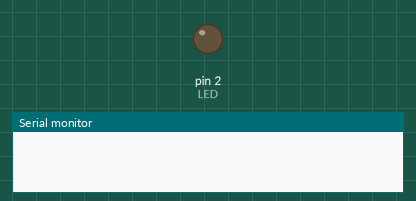
The sketch below on a simulated Arduino Uno, built with avr-gcc and run on an emulated ATmega328P. Parts: output pins drawn as LEDs (lit = HIGH), the last lines printed to the serial monitor. Storage starts empty.

Above: at 0.1 s.
At 1.5 s:
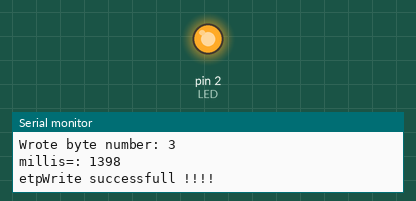
Timing chart, 0 to 3.0 s (numbered marks = the images above):
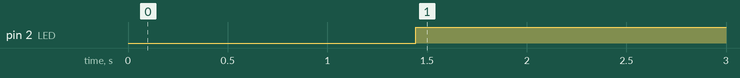

The sketch:

Module_ETP_ErrorToleranceSD.ino
```cpp
/*
Lesen: Ermitteln der gespeicherten Entfernung.
Es gibt immer eine Datei, in der der aktulle Wert zu finden ist. Der Datename ist eine Zahl,
sie hat die Endung ".ok" ( Fehlt die Datei beim ersten Ausführen, so wird sie später angelegt).
Es wird berücksichtigt, dass der Schreibvorgang unvollständig bleibt (Spannungsquelle
bricht weg). Die Datei kann dann nicht mehr bearbeitet werden, evtl. ist der Inhalt auf nicht
korrekt. Deshalb erfolgt das Schreiben zweistufig: Zuerst wird die Datei geschrieben, dannach
umbenannt, z.b.: "1" -> "1.ok".
In der Initialisirung wird die letzte ok-Datei gesucht (größter Datename, Z.B. "1.ok")
und der Inhalt ausgelesen. Beim Schreiben wird eine neue Datei mit dem Wert beschrieben ("2"),
und anschließend mit ok versehen ("2.ok"). Im letzten Schritt wird die alte Datei gelöscht ("1.ok").
Da der Prozess in jedem dieser Schritte abbrechen kann, gibt es folgende Endstellungen:
(Es werden immer Dateiname in "" Inhalt in () angegeben und Schreibbarkeit angegeben(W beschreibbar)
X nicht beschreibbar, * Beschreibbarkeit pielt keine Rolle)
Ausgangstellung:
1.ok (4711) W - Datei 1.ok hat Inhalt 4711 und ist beschreibbar

Endstellungen:
a) 1.ok (4711) W - Schreibvorgang für neue Datei konnte nicht gestartet werden
b) 1.ok (4711) W , 2 (4712) * - Neue Datei angelegt aber nicht bestätigt
c) 1.ok (4711) W, 2.ok (4712) X - Neue Datei ok, aber nicht schreibbar
d) 1.ok (4711) W, 2.ok (4712) W - Neue Datei sauber erstellt, alte Date nicht gelöscht
e) 2.ok (4712) W - Neue Datei sauber erstellt, alte Date nicht gelöscht

Setup: Leere SD Karte, FAT-formatiert.
*/
// include the SD library:
#include <SPI.h>
#include <SD.h>

////////////////////////////////////////////////////////
// GPIO 0 ..6 definition
////////////////////////////////////////////////////////
// change this to match your SD shield or module;
const int LED = 2;

////////////////////////////////////////////////////////
// Variable declarations
////////////////////////////////////////////////////////
boolean valueRead;
boolean demoEnd;
long counter;
long counterStart;
boolean error;
long tick;

/******************************************************
  Setup
/******************************************************/
void setup()
{
  sloSetup(true); //Set TRUE for Serial logging, FALSE for no logging
  pinMode(LED, OUTPUT);
  digitalWrite(LED, LOW);

  tick = millis() + 1000;

  int ret = 0;
  etpSetup();
  valueRead = false;
  demoEnd = false;
  error = false;
  counter = 0;
  counterStart = counter;
}
/******************************************************
  Loop
/******************************************************/
void loop(void) {

  if (!error && !demoEnd) {
    // Number of retries to much: Cancel reading and
    // switch to error mode
    if (etpCheckReadRetryOverflow() > 0) {
      error = true;
      sloLogL("millis=" , millis());
      sloLogB("etpCheckReadRetryOverflow: error. Set error", error);
      //     digitalWrite(LED, LOW);
      return;
    }

    // Card reading not finished
    if (!valueRead && millis() > tick)
      // Next try to read from cord
      if (etpReadValue()) {
        sloLogL("millis=" , millis());
        sloLogL("Reading succesful, found value", etpGetDistance());
        valueRead = true;
        //Done. Add stored value to actual counter.
        counter += etpGetDistance();
        counterStart = counter;
      }
      else {
        sloLogL("millis=" , millis());
        sloLogS("Reading not successful");
      }
    // Simulate reed
    if (millis() > tick) {
      counter++;
      tick = millis() + 1000;
    }


    //Simulate End of session / power down
    if (counter > counterStart && valueRead) {
      sloLogL("millis=" , millis());
      sloLogL("Calling etpWrite with", counter );
      int res = etpWrite(counter);
      if (res == 0) {
        sloLogL("millis=" , millis());
        sloLogS("etpWrite successfull !!!!");
        digitalWrite(LED, HIGH);
      } else {
        sloLogL("etpWrite error ", res);
      }
      demoEnd = true;
    }

  }

}

/**********************************************************************/
/**********************************************************************/
/**********************************************************************/
/*                                                                    */
/*        Module SLO - A simple logger                                */
/*                                                                    */
/*  Version 1.0, 11.08.2014                                           */
/**********************************************************************/
/**********************************************************************/
/**********************************************************************/
typedef struct {
  //True, if logging to serial out
  boolean serialSwitch;
} SLO;
SLO slo;
/***********************************************************************
     Initializes the module. Call this in the setup().
************************************************************************/

int sloSetup(boolean serialSwitch) {
  slo.serialSwitch = serialSwitch;
  if (slo.serialSwitch)
    Serial.begin(9600);
}

void sloLogS(String text) {
  if (slo.serialSwitch)
    Serial.println(text);
}

void sloLogL(String text, long value) {
  if (slo.serialSwitch) {
    Serial.print(text + ": ");
    Serial.println(value);
  }
}
void sloLogB(String text, boolean value) {
  if (slo.serialSwitch) {
    Serial.print(text + ": ");
    Serial.println(value);
  }
}
/**********************************************************************/
/**********************************************************************/
/**********************************************************************/
/*                                                                    */
/*        Module ETP - Error Tolerance Persisting to SD Card          */
/*                                                                    */
/*  Version 1.1, 11.08.2014                                           */
/*  There are two files: one with the actual and one with the         */
/*  previous value. Only the new one will be touched. If an error     */
/*  occurs, there is always the oder one as fallback.                 */
/**********************************************************************/
/**********************************************************************/
/**********************************************************************/
typedef struct {
  //TRUE, when SD card connected with SD.begin()
  // (SD.begin() returns TRUE only one time)
  boolean sdBegin;
  long oldDistance;
  int lastFilenumber;
  int nrReadRetries;
} ETP;
ETP etp;

// RFDuino: Chip select is GPIO 6
const int ETP_GPIO_CHIP_SELECT = 6;

// Card error occured
const int ETP_ERROR_NR_READ_RETRIES = 1;
const int ETP_ERROR_WRITING = 2;
const int ETP_ERROR_MAX_FILE_NR_REACHED = 5;

//How often card reading can tried
const int ETP_MAX_NR_READ_RETRIES = 3;

//Biggest supported file number
const int ETP_MAX_FILE_NR = 10;

const long ETP_NULL = -1;

String etpErrorToString(int error) {
  if (error == ETP_ERROR_NR_READ_RETRIES)
    return "ETP_ERROR_NR_READ_RETRIES";

  if (error == ETP_ERROR_WRITING)
    return "ETP_ERROR_WRITING";

  if (error == ETP_ERROR_MAX_FILE_NR_REACHED)
    return "ETP_ERROR_MAX_FILE_NR_REACHED";

  return "ERROR_UNKNOWN";

}

/**********************************************************************
   Returns value from file or, if not read, 0.
***********************************************************************/
long etpGetDistance() {
  return etp.oldDistance;
}

/**********************************************************************
  Checks, if file exists and removes it. Availability of SD Card
  will not be checked.
  Returns true, if file doesn't exists (anymore), otherwise false;
***********************************************************************/
boolean etpPrepareFileForCreating(char * cfName) {

  // File exist
  if (SD.exists(cfName)) {
    SD.remove(cfName);
    if (!SD.exists(cfName)) {
      //Yeah! Let's take this filename
      return true;
    }
  }
  else {
    //Yeah! Let's take this filename
    return true;
  }
  // File exists and could not be removed.
  return false;
}

/**********************************************************************
  Writes actual distance to file. Return 0 if successfull or otherwise
  error code ETP_ERROR_WRITE.
***********************************************************************/
int etpWrite(long value) {

  boolean goOn;
  int fNr;
  String fName;
  char cfName[11];
  File myFile;
  String strValue = String(value);
  byte bytes = 0;

  sloLogL("etpWrite() with value", value);


  goOn = true;
  fNr = 0;

  //Search for free filename. Remove existing but not actual files.
  while (goOn) {

    //avoid overflow
    if (fNr >= ETP_MAX_FILE_NR)
    {
      sloLogS("Cancel with ETP_ERROR_MAX_FILE_NR_REACHED");
      return ETP_ERROR_MAX_FILE_NR_REACHED;
    }

    // File to search("1", "2", "3" etc.)
    fNr++;

    //Skip file of etp.oldDistance
    if (fNr == etp.lastFilenumber) {
      fNr++;
      sloLogL("Skip old file nr", fNr);
    }

    sloLogL("Search file nr", fNr);

    //First try: nok-File
    fName = String(fNr);
    fName.toCharArray(cfName, 11);

    if (etpPrepareFileForCreating(cfName))
    {
      sloLogS("free file place " + fName);
      //Let's try ok-File
      fName = String(fNr) + ".ok";
      fName.toCharArray(cfName, 11);
      if (etpPrepareFileForCreating(cfName)) {
        sloLogS("free file place, end while: " + fName);
        goOn = false;
      } else {
        sloLogS("file exists: " + fName);
      }
    } else {
      sloLogS("file exists: " + fName);
    }
  }

  //Now we have found a not existing filename
  myFile = SD.open(cfName, FILE_WRITE);
  if (myFile) {
    sloLogS("File opend for writing: " + fName);
    sloLogS("Write value: " + strValue);
    bytes = myFile.println(strValue);
    myFile.close();
    sloLogL("Wrote byte number", bytes);
  }
  else {
    sloLogS("Could not open file for writing. Returning ETP_ERROR_WRITE: " + fName);
    return ETP_ERROR_WRITING;
  }

  return 0;

}

/***********************************************************************
     Initializes the module. Call this in the setup().
************************************************************************/
int etpSetup() {
  //Just initialize the vars
  etp.oldDistance = 0;
  etp.lastFilenumber = 0;
  etp.nrReadRetries = 0;
  etp.sdBegin = false;
}

/***********************************************************************
     Checks if card read may retries. Returns 0 if, retry is possible
     otherwise FALSE. Call this in loop() to device if readValue() may
     be called once again.
************************************************************************/
int etpCheckReadRetryOverflow() {
  if (etp.nrReadRetries >= ETP_MAX_NR_READ_RETRIES)
    return ETP_ERROR_NR_READ_RETRIES;
  else return 0;
}

/***********************************************************************
    Try to read the value by reading all *.ok-files. The file with the
    'high score' wins. Must be called in loop() until TRUE is returned.
    Sets etp.oldDistance and etp.lastFilenumber. Increases read retry
    counter.
************************************************************************/
boolean etpReadValue() {

  sloLogS("etpReadValue()");
  int ret = 0;
  boolean goOn;
  File next;
  int fNr;
  String fName;
  char cfName[11];
  File f;

  // Help vars
  long value1 = ETP_NULL;
  String fName1;

  goOn = true;
  fNr = 0;

  //Increment retry counter (avoid overflow)
  if (etp.nrReadRetries < ETP_MAX_NR_READ_RETRIES)
    etp.nrReadRetries++;

  sloLogL("Nr of retries", etp.nrReadRetries);

  //Card initializtion must be done
  if (!etp.sdBegin) {
    if (!SD.begin(ETP_GPIO_CHIP_SELECT)) {
      sloLogS("SD.begin() false, leave etpReadValue()");
      return false;
    }
    else {
      etp.sdBegin = true;
      sloLogS("SD.begin() true");
    }
  }

  ///////////////////////////////////////////////////////////////
  // Loop directory and try to find last ok file and read its value.
  // Results are: stored value and file name
  // for next storing.
  ///////////////////////////////////////////////////////////////
  sloLogS("Entering while");
  while (goOn) {

    // File to search("1", "2", "3" etc.)
    fNr++;
    //Filename to search for, "1.ok", "2.ok" etc.
    fName = String(fNr) + ".ok";
    fName.toCharArray(cfName, 11);
    sloLogS("Searching for file: " + fName);

    // File exist
    if (SD.exists(cfName)) {
      //log("Found");

      // Try to open file
      fName.toCharArray(cfName, 11);
      f = SD.open(cfName);

      // File ok, can be opend
      if (f) {
        //log("Opened " + fName);
        // We found the value
        value1 = etpReadFile(f);
        if (value1 != ETP_NULL && value1 > etp.oldDistance) {
          //logL("Set etp.LastFilenumber: ", fNr);
          etp.lastFilenumber = fNr;
          sloLogL("Set etp.oldDistance: ", value1);
          etp.oldDistance = value1;
        }
      }
      f.close();
    }

    // File doesn't exist
    else  {
      sloLogL("File doesn't exist, finish searching. fNr", fNr);
      //Found no file: Counter starts with '0'
      if (value1 == ETP_NULL) {
        value1 = 0;
        etp.oldDistance = value1;
        etp.lastFilenumber = 0;
      }
      // End searching
      goOn = false;
    }
  }

  sloLogL("Set etp.LastFilenumber", fNr);
  sloLogL("Set etp.oldDistance", value1);

  //Yeah, Success!
  return true;

}
/**
Read file content as long value. IF file could not be opend or
value is no long type, ETP_NULL will be returnd. File must
be opend and will not be closed.
*/
long etpReadFile(File myFile) {
  char fChar;
  String line = "0";
  long value = ETP_NULL;
  // read first line from the file, ignore the rest:
  while (myFile.available()) {
    fChar = myFile.read();

    //Exit after first line
    if (fChar == '\n')
      break;
    line.concat(fChar);
  }

  value = stringToLong(line);
  if (value >= 0)
    return value;
  else
    return ETP_NULL;
}

/**********************************************************************
Converts a String to long. Non-digit characates
will be ignored.
***********************************************************************/
long stringToLong(String digits) {
  char next = ' - ';
  int i = 0;
  int factor = 1;
  long ret = 0;


  for (int j = digits.length() - 1; j >= 0; j--)
  {
    next = digits.charAt(j);
    switch (next) {
      case '0':
        i = 0;
        break;
      case '1':
        i = 1;
        break;
      case '2':
        i = 2;
        break;
      case '3':
        i = 3;
        break;
      case '4':
        i = 4;
        break;
      case '5':
        i = 5;
        break;
      case '6':
        i = 6;
        break;
      case '7':
        i = 7;
        break;
      case '8':
        i = 8;
        break;
      case '9':
        i = 9;
        break;
      default:
        i = -1;
    }
    if (i >= 0) {
      ret = ret + (factor * i);
      factor = factor * 10;
    }
  }

  return ret;
}

/**
Returns the stored distance value read from file.
*/
long etpGetOldDistance() {
  return etp.oldDistance;
}
```

Measured:
- by itself, pin 2 (LED): LOW → HIGH at 1.4 s
